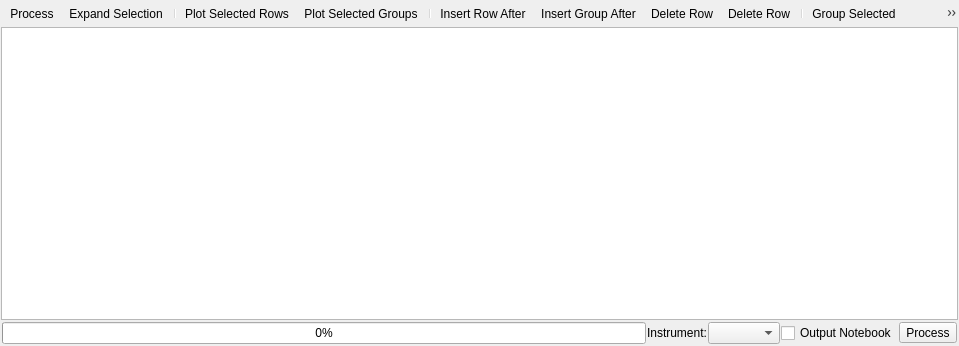
<?xml version="1.0" encoding="UTF-8"?>
<ui version="4.0">
 <class>DataProcessorWidget</class>
 <widget class="QWidget" name="DataProcessorWidget">
  <property name="geometry">
   <rect>
    <x>0</x>
    <y>0</y>
    <width>959</width>
    <height>346</height>
   </rect>
  </property>
  <layout class="QHBoxLayout" name="layoutTableView">
    <property name="spacing">
           <number>1</number>
         </property>
    <property name="margin">
           <number>1</number>
         </property>
    <item>
           <layout class="QVBoxLayout" name="layoutButtonsTable">
             <property name="spacing">
               <number>1</number>
             </property>
             <item>
               <widget class="QToolBar" name="rowToolBar">
                 <property name="styleSheet">
                   <string>QToolBar{border: none;}</string>
                 </property>
                 <addaction name="actionProcess"/>
                 <addaction name="actionExpandSelection"/>
                 <addaction name="separator"/>
                 <addaction name="actionPlotRow"/>
                 <addaction name="actionPlotGroup"/>
                 <addaction name="separator"/>
                 <addaction name="actionAppendRow"/>
                 <addaction name="actionAppendGroup"/>
                 <addaction name="actionDeleteRow"/>
                 <addaction name="actionDeleteGroup"/>
                 <addaction name="separator"/>
                 <addaction name="actionGroupRows"/>
                 <addaction name="actionCopySelected"/>
                 <addaction name="actionCutSelected"/>
                 <addaction name="actionPasteSelected"/>
                 <addaction name="actionClearSelected"/>
                 <addaction name="actionHelp"/>
               </widget>
             </item>
             <item>
               <widget class="QTreeView" name="viewTable">
                 <property name="sizePolicy">
                   <sizepolicy hsizetype="Expanding" vsizetype="Expanding">
                     <horstretch>0</horstretch>
                     <verstretch>0</verstretch>
                   </sizepolicy>
                 </property>
                 <property name="contextMenuPolicy">
                   <enum>Qt::CustomContextMenu</enum>
                 </property>
                 <property name="editTriggers">
                   <set>QAbstractItemView::AnyKeyPressed|QAbstractItemView::DoubleClicked|QAbstractItemView::EditKeyPressed|QAbstractItemView::SelectedClicked</set>
                 </property>
                 <property name="alternatingRowColors">
                   <bool>true</bool>
                 </property>
                 <property name="selectionMode">
                   <enum>QAbstractItemView::ExtendedSelection</enum>
                 </property>
                 <property name="selectionBehavior">
                   <enum>QAbstractItemView::SelectRows</enum>
                 </property>
                 <attribute name="horizontalHeaderDefaultSectionSize">
                   <number>60</number>
                 </attribute>
                 <attribute name="horizontalHeaderMinimumSectionSize">
                   <number>20</number>
                 </attribute>
                 <attribute name="horizontalHeaderStretchLastSection">
                   <bool>true</bool>
                 </attribute>
                 <attribute name="verticalHeaderDefaultSectionSize">
                   <number>20</number>
                 </attribute>
               </widget>
             </item>
             <item>
               <layout class="QGridLayout" name="processLayout">
               </layout>
             </item>
             <item>
               <layout class="QHBoxLayout" name="layoutRowButtons">
                 <property name="margin">
                   <number>1</number>
                 </property>
                 <item>
                   <widget class="QProgressBar" name="progressBar">
                     <property name="whatsThis">
                       <string>Shows the current progress when processing.</string>
                     </property>
                     <property name="value">
                       <number>0</number>
                     </property>
                   </widget>
                 </item>
                 <item>
                   <widget class="QLabel" name="labelProcessInstrument">
                     <property name="text">
                       <string>Instrument:</string>
                     </property>
                   </widget>
                 </item>
                 <item>
                   <widget class="QComboBox" name="comboProcessInstrument">
                     <property name="sizePolicy">
                       <sizepolicy hsizetype="Minimum" vsizetype="Fixed">
                         <horstretch>0</horstretch>
                         <verstretch>0</verstretch>
                       </sizepolicy>
                     </property>
                     <property name="toolTip">
                       <string>Select the instrument to assume for fetching runs</string>
                     </property>
                     <property name="whatsThis">
                       <string>Specifies the instrument that data being processed was generated by. This is used to help identify the correct data to load when given sample run numbers to process.</string>
                     </property>
                   </widget>
                 </item>
                 <item>
                   <widget class="QCheckBox" name="checkEnableNotebook">
                     <property name="text">
                       <string>Output Notebook</string>
                     </property>
                   </widget>
                 </item>
                 <item>
                   <widget class="QToolButton" name="buttonProcess">
                     <property name="text">
                       <string>Process</string>
                     </property>
                     <property name="toolButtonStyle">
                       <enum>Qt::ToolButtonTextBesideIcon</enum>
                     </property>
                     <property name="arrowType">
                       <enum>Qt::NoArrow</enum>
                     </property>
                   </widget>
                 </item>
               </layout>
             </item>
           </layout>
         </item>
  </layout>
  <widget class="QMenu" name="menuOpenTable">
     <property name="title">
       <string>Open Table</string>
     </property>
     <property name="icon">
       <iconset resource="../../../../MantidPlot/icons/icons.qrc">
         <normaloff>:/multiload.png</normaloff>:/multiload.png
       </iconset>
     </property>
   </widget>
   <action name="actionProcess">
   <property name="icon">
    <iconset resource="../../../../MantidPlot/icons/icons.qrc">
     <normaloff>:/stat_rows.png</normaloff>:/stat_rows.png</iconset>
   </property>
   <property name="text">
    <string>Process</string>
   </property>
   <property name="whatsThis">
    <string>Processes the selected rows. If no rows are selected then all rows are processed.</string>
   </property>
  </action>
   <action name="actionExpandSelection">
   <property name="icon">
    <iconset resource="../../../../MantidPlot/icons/icons.qrc">
     <normaloff>:/fit_frame.png</normaloff>:/fit_frame.png</iconset>
   </property>
   <property name="text">
    <string>Expand Selection</string>
   </property>
   <property name="toolTip">
    <string>Select an entire group</string>
   </property>
   <property name="whatsThis">
    <string>Expands the current selection to include any rows that are in the same group as any selected row.</string>
   </property>
  </action>
   <action name="actionPlotRow">
     <property name="icon">
       <iconset resource="../../../../MantidPlot/icons/icons.qrc">
         <normaloff>:/graph.png</normaloff>:/graph.png
       </iconset>
     </property>
     <property name="text">
       <string>Plot Selected Rows</string>
     </property>
     <property name="toolTip">
       <string>Plot the selected rows</string>
     </property>
     <property name="whatsThis">
       <string>Creates a plot of the IvsQ workspaces produced by the selected rows.</string>
     </property>
   </action>
   <action name="actionPlotGroup">
     <property name="icon">
       <iconset resource="../../../../MantidPlot/icons/icons.qrc">
         <normaloff>:/trajectory.png</normaloff>:/trajectory.png
       </iconset>
     </property>
     <property name="text">
       <string>Plot Selected Groups</string>
     </property>
     <property name="toolTip">
       <string>Plot the selected groups</string>
     </property>
     <property name="whatsThis">
       <string>Creates a plot of the stitched IvsQ workspaces produced by any groups any selected rows are in.</string>
     </property>
   </action>
   <action name="actionAppendRow">
     <property name="icon">
       <iconset resource="../../../../MantidPlot/icons/icons.qrc">
         <normaloff>:/insert_row.png</normaloff>:/insert_row.png
       </iconset>
     </property>
     <property name="text">
       <string>Insert Row After</string>
     </property>
     <property name="toolTip">
       <string>Insert Row After</string>
     </property>
     <property name="whatsThis">
       <string>Inserts a new row after the last selected row.
               If a group is selected, the new row is appended to the selected group.
               If nothing is selected then a new row is added to the last group.</string>
     </property>
   </action>
   <action name="actionAppendGroup">
     <property name="icon">
       <iconset resource="../../../../MantidPlot/icons/icons.qrc">
         <normaloff>:/insert_group.png</normaloff>:/insert_group.png
       </iconset>
     </property>
     <property name="text">
       <string>Insert Group After</string>
     </property>
     <property name="toolTip">
       <string>Insert Group After</string>
     </property>
     <property name="whatsThis">
       <string>Inserts a new group after the first selected group. If no groups are selected then a new group is added at the end of the table.</string>
     </property>
   </action>
   <action name="actionDeleteRow">
     <property name="icon">
       <iconset resource="../../../../MantidPlot/icons/icons.qrc">
         <normaloff>:/delete_row.png</normaloff>:/delete_row.png
       </iconset>
     </property>
     <property name="text">
       <string>Delete Row</string>
     </property>
     <property name="whatsThis">
       <string>Deletes the selected rows.</string>
     </property>
   </action>
   <action name="actionDeleteGroup">
     <property name="icon">
       <iconset resource="../../../../MantidPlot/icons/icons.qrc">
         <normaloff>:/delete_group.png</normaloff>:/delete_group.png
       </iconset>
     </property>
     <property name="text">
       <string>Delete Row</string>
     </property>
     <property name="whatsThis">
       <string>Deletes the selected groups.</string>
     </property>
   </action>
   <action name="actionGroupRows">
     <property name="icon">
       <iconset resource="../../../../MantidPlot/icons/icons.qrc">
         <normaloff>:/drag_curves.png</normaloff>:/drag_curves.png
       </iconset>
     </property>
     <property name="text">
       <string>Group Selected</string>
     </property>
     <property name="whatsThis">
       <string>Places all of the selected rows into the same group.</string>
     </property>
   </action>
   <action name="actionCopySelected">
     <property name="icon">
       <iconset resource="../../../../MantidPlot/icons/icons.qrc">
         <normaloff>:/copy.png</normaloff>:/copy.png
       </iconset>
     </property>
     <property name="text">
       <string>Copy Selected</string>
     </property>
     <property name="whatsThis">
       <string>Copies the selected rows to the clipboard. Each row is placed on a new line, and each cell is separated by a tab.</string>
     </property>
     <property name="shortcut">
       <string>Ctrl+C</string>
     </property>
   </action>
   <action name="actionCutSelected">
     <property name="icon">
       <iconset resource="../../../../MantidPlot/icons/icons.qrc">
         <normaloff>:/cut.png</normaloff>:/cut.png
       </iconset>
     </property>
     <property name="text">
       <string>Cut Selected</string>
     </property>
     <property name="whatsThis">
       <string>Copies the selected rows to the clipboard, and then deletes them. Each row is placed on a new line, and each cell is separated by a tab.</string>
     </property>
     <property name="shortcut">
       <string>Ctrl+X</string>
     </property>
   </action>
   <action name="actionPasteSelected">
     <property name="icon">
       <iconset resource="../../../../MantidPlot/icons/icons.qrc">
         <normaloff>:/paste.png</normaloff>:/paste.png
       </iconset>
     </property>
     <property name="text">
       <string>Paste Selected</string>
     </property>
     <property name="whatsThis">
       <string>Pastes the contents of the clipboard into the selected rows. If no rows are selected, new ones are added at the end of the table.</string>
     </property>
     <property name="shortcut">
       <string>Ctrl+V</string>
     </property>
   </action>
   <action name="actionClearSelected">
     <property name="icon">
       <iconset resource="../../../../MantidPlot/icons/icons.qrc">
         <normaloff>:/erase.png</normaloff>:/erase.png
       </iconset>
     </property>
     <property name="text">
       <string>Clear Selected</string>
     </property>
     <property name="whatsThis">
       <string>Clears the contents of the selected rows and ungroups them, placing each row into a unique group.</string>
     </property>
   </action>
   <action name="actionHelp">
     <property name="icon">
       <iconset resource="../../../../MantidPlot/icons/icons.qrc">
         <normaloff>:/help.png</normaloff>:/help.png
       </iconset>
     </property>
     <property name="text">
       <string>Help</string>
     </property>
     <property name="toolTip">
       <string>Opens the documentation.</string>
     </property>
     <property name="whatsThis">
       <string>Opens the interface's documentation in the Qt Help Browser.</string>
     </property>
     <property name="shortcut">
       <string>F1</string>
     </property>
   </action>
 </widget>
 <tabstops>
  <tabstop>viewTable</tabstop>
 </tabstops>
 <resources>
  <include location="../../../../MantidPlot/icons/icons.qrc"/>
 </resources>
</ui>
